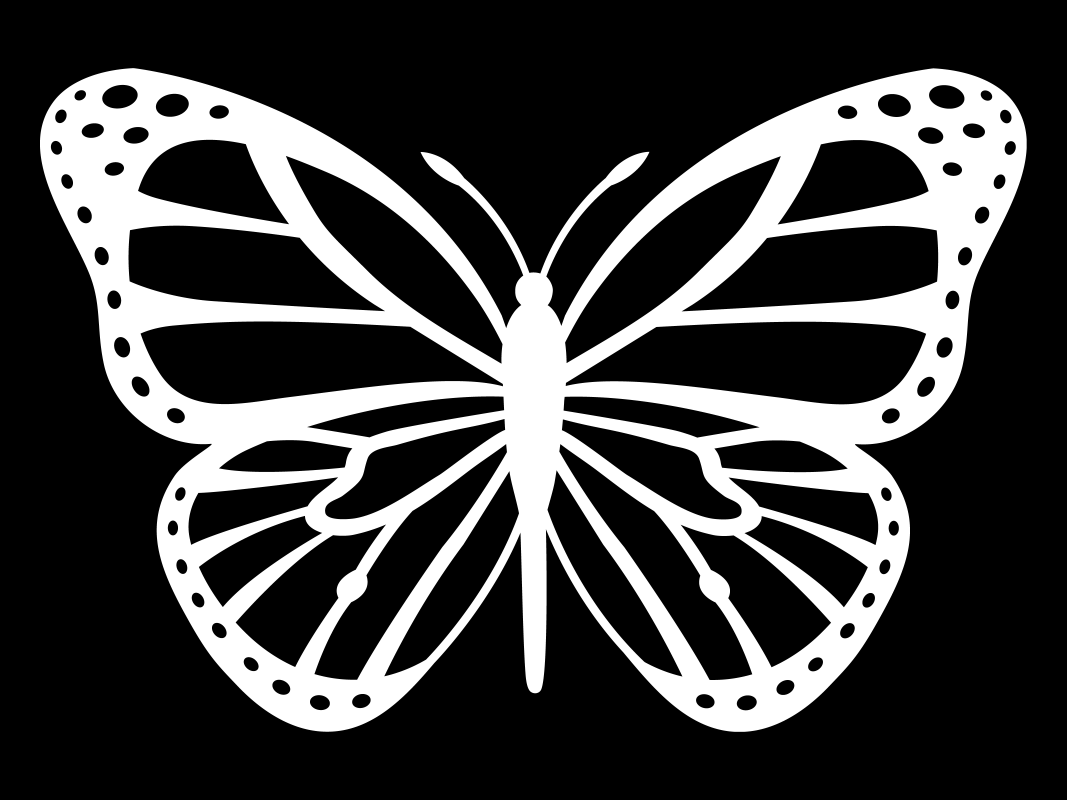
#> input picture examples/butterfly.png, 6400 x 4800 px (shown at 1/6 size)
$ python simple_image_sdf.py
#> lines starting #> are read from the running program, lines starting #| are printed output that depends on the picture; after the words box and inside, x2 and y2 are one past the last pixel; in counts of white or black regions, pixels touching at a corner belong together

from PIL import Image, ImageFont, ImageDraw
import scipy.ndimage as nd
import numpy as np
import cv2

PIXELS = 2 ** 22

def save_2d_texture(texture, sdf_vis_path):
    a = np.abs(texture)
    lo, hi = a.min(), a.max()
    a = (a - lo) / (hi - lo) * 255
    im = Image.fromarray(a.astype('uint8'))
    im.save(sdf_vis_path)

def resize(np2d, width):
    h,w = np2d.shape
    if w != width:
        height = int(h* width/w + 0.5)
        np2d = cv2.resize(np2d, (width, height))
    return np2d

def texture_to_img(texture, outpath, width=100):
    texture = resize(texture, width=width)

    a = np.zeros(texture.shape)
    a[texture>0] = 0
    a[texture<=0] = 255
    im = Image.fromarray(a.astype('uint8'))
    im.save(outpath)


def _load_image(thing):
#> called with thing = 'examples/butterfly.png'
    if isinstance(thing, str):
        return Image.open(thing)
#> returned value is the input picture: PIL image 6400x4800 L; min 0, max 255, mean 63.9
    elif isinstance(thing, (np.ndarray, np.generic)):
        return Image.fromarray(thing)
    return Image.fromarray(np.array(thing))


def _sdf(width, height, pixels, px, py, im):
#> called with pixels = 4194304, px = 0, py = 0
    tw, th = im.size
#> tw = 6400; th = 4800

    # downscale image if necessary
    factor = (pixels / (tw * th)) ** 0.5
#> factor = 0.37
    if factor < 1:
        tw, th = int(round(tw * factor)), int(round(th * factor))
#> tw = 2365; th = 1774
        px, py = int(round(px * factor)), int(round(py * factor))
#> px = 0; py = 0
        im = im.resize((tw, th))
    img = np.array(im)

    # convert to numpy array and apply distance transform
    im = im.convert('1')
#> im: PIL image 2365x1774 1; 25.1% white; 1 white region, box (x1, y1, x2, y2) and area: (88, 151, 2277, 1623) 1051065
    a = np.array(im)
    inside = -nd.distance_transform_edt(a)
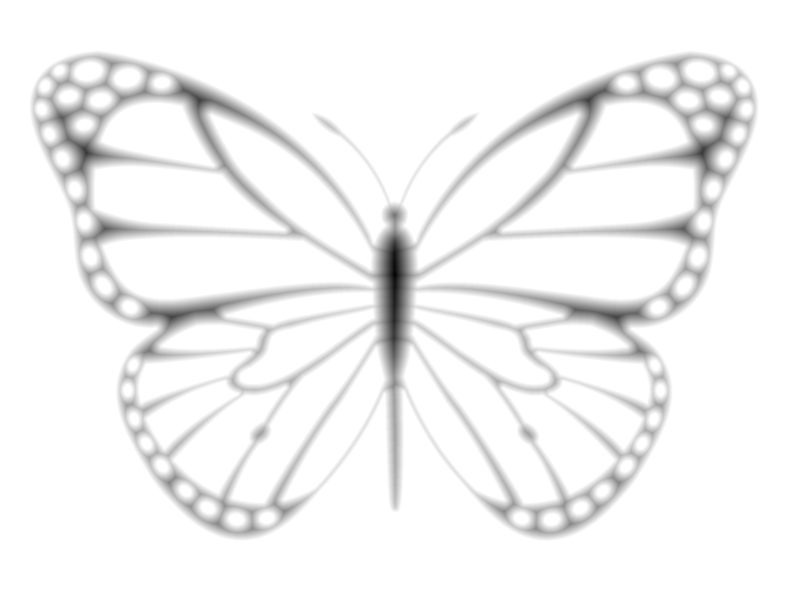
#> inside: shape (1774, 2365) float64 (shown at 1/3 size); min -75, max 0, mean -3.67; drawn with min black and max white
    outside = nd.distance_transform_edt(~a)
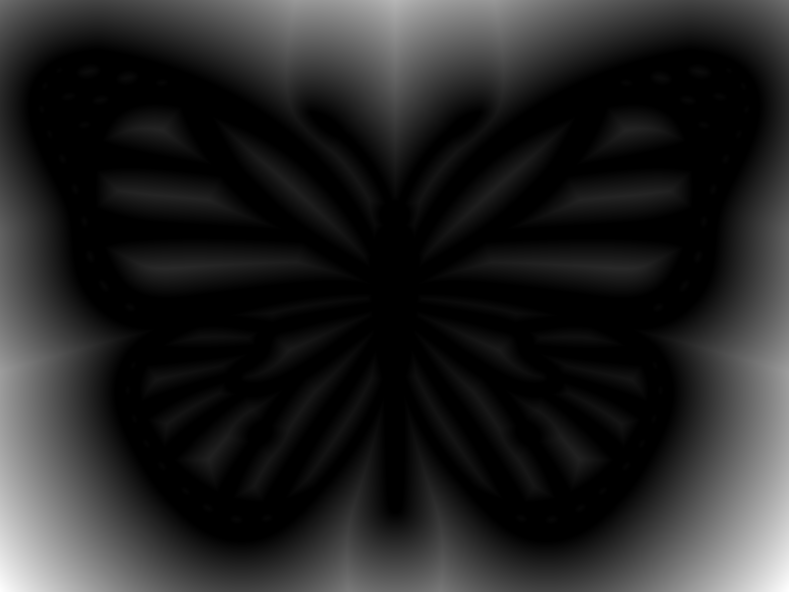
#> outside: shape (1774, 2365) float64 (shown at 1/3 size); min 0, max 565.4, mean 79.4; drawn with min black and max white
    texture = np.zeros(a.shape)
    texture[a] = inside[a]
    texture[~a] = outside[~a]
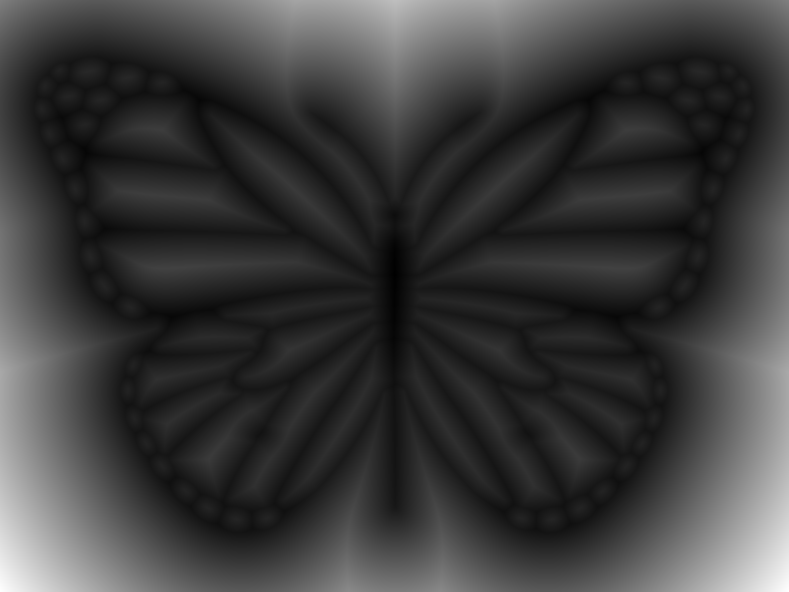
#> texture: shape (1774, 2365) float64 (shown at 1/3 size); min -75, max 565.4, mean 75.8; drawn with min black and max white

    # save debug image
    texture = resize(texture, width=64)
    save_2d_texture(texture, 'bf_sdf.png')
#> in save_2d_texture, `a = np.abs(texture)`:
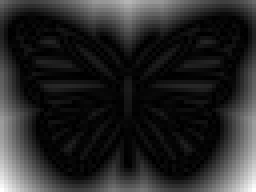
#> a: shape (48, 64) float64 (shown 4 times larger); min 0.0405, max 540.4, mean 82.9; drawn with min black and max white
#> in save_2d_texture, `lo, hi = a.min(), a.max()`: lo = 0.0405; hi = 540.4
    texture_to_img(texture, 'bf_rec_1000.png', width=500)
#> in texture_to_img, `im = Image.fromarray(a.astype('uint8'))`:
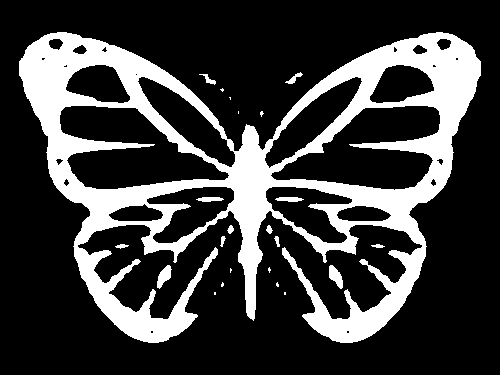
#> im: PIL image 500x375 L; 24.1% white; 23 white regions (10 under 20 px), largest, box (x1, y1, x2, y2) and area: (19, 32, 481, 343) 44152, (329, 265, 343, 289) 197, (157, 265, 172, 289) 195

    resize_img = resize(img, width=128)
#> call 3 of resize, with width = 128
#> in resize (call 3), `np2d = cv2.resize(np2d, (width, height))`:
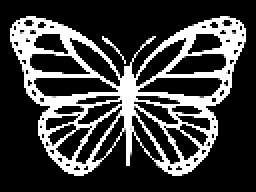
#> np2d: shape (96, 128) (shown 2 times larger); min 0, max 255, mean 63.8
    im = Image.fromarray(resize_img.astype('uint8'))
    im.save('bf_resize128.png')
    resize_img = resize(resize_img, width=1000)
#> call 4 of resize, with width = 1000
#> in resize (call 4), `np2d = cv2.resize(np2d, (width, height))`:
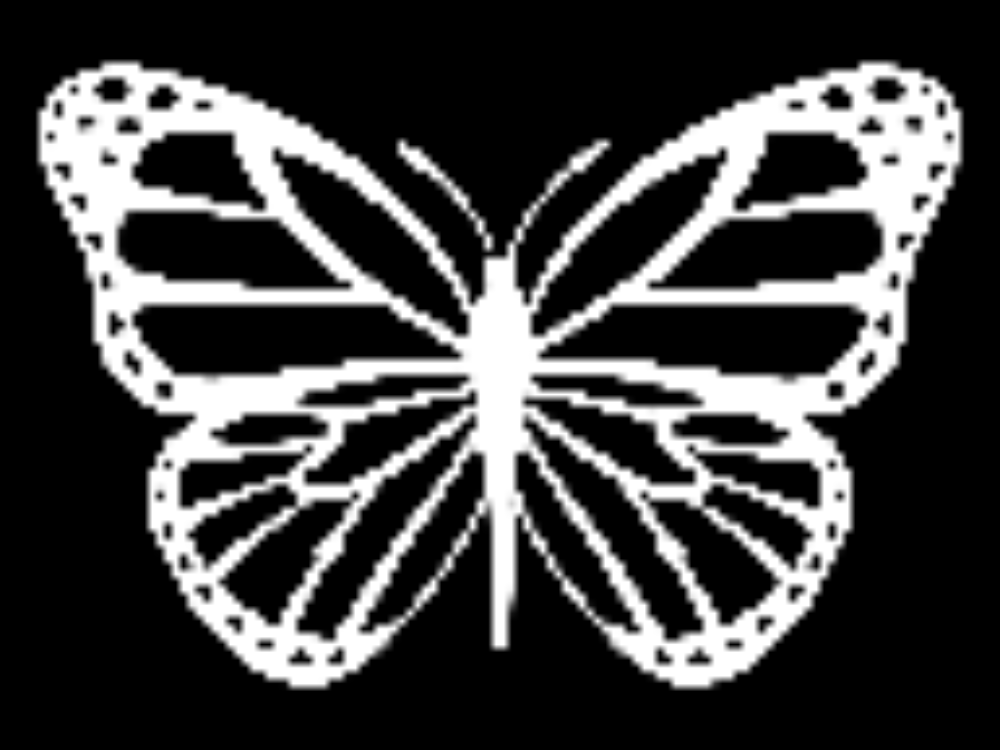
#> np2d: shape (750, 1000); min 0, max 255, mean 63.8
    im = Image.fromarray(resize_img.astype('uint8'))
    im.save('bf_resize128_1000.png')

def image(thing, width=None, height=None, pixels=PIXELS):
    im = _load_image(thing).convert('L')
    return _sdf(width, height, pixels, 0, 0, im)

def mask2sdf(a):
    inside = -nd.distance_transform_edt(a)
    outside = nd.distance_transform_edt(~a)
    texture = np.zeros(a.shape)
    texture[a] = inside[a]
    texture[~a] = outside[~a]
    return texture


path='examples/butterfly.png'
sdf = image(path)
